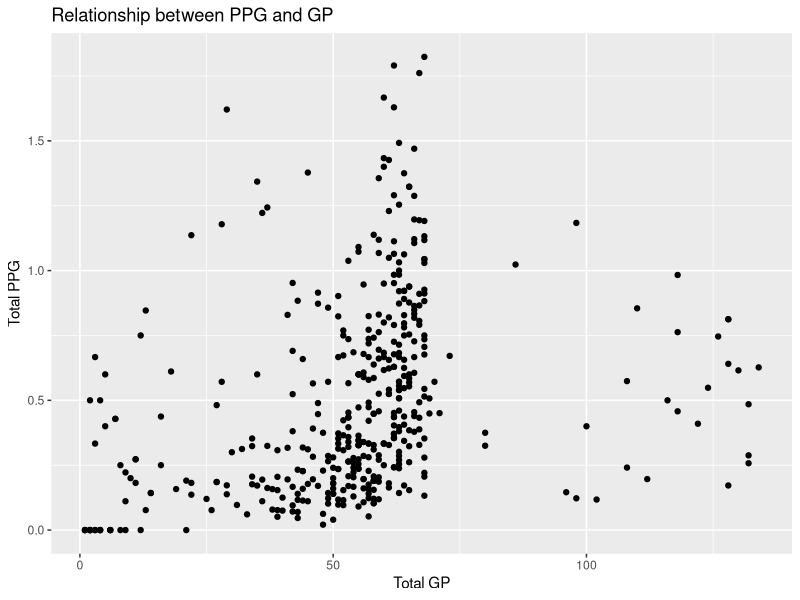
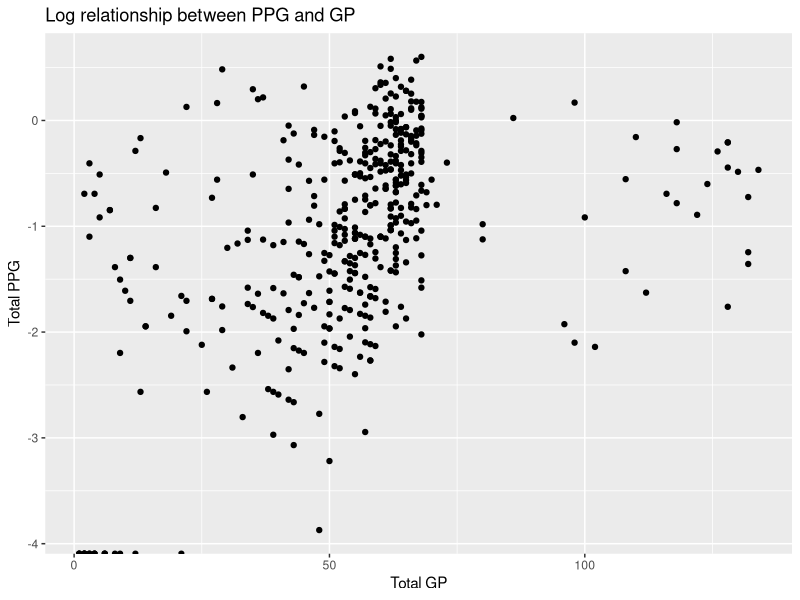
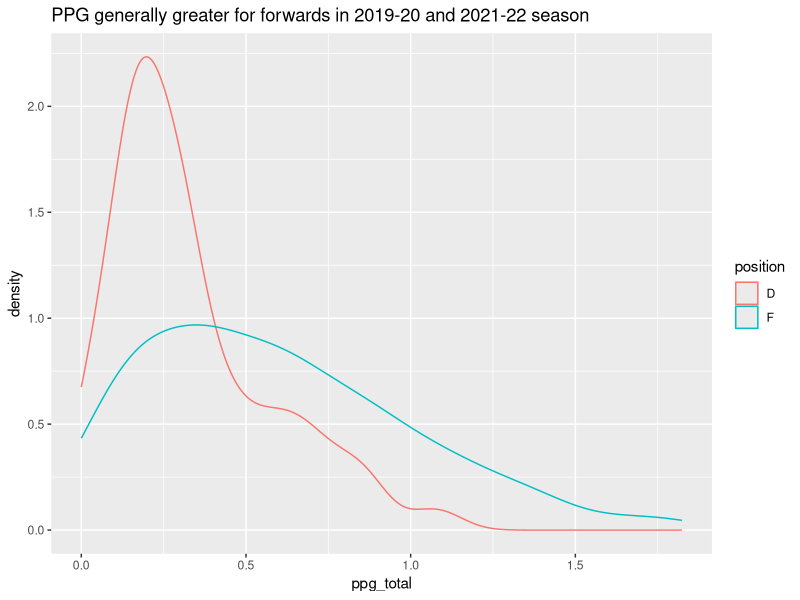
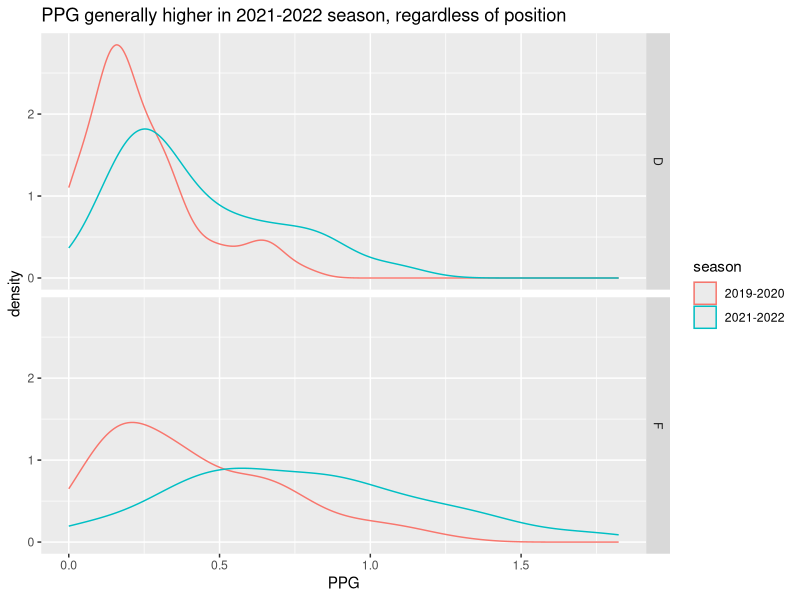
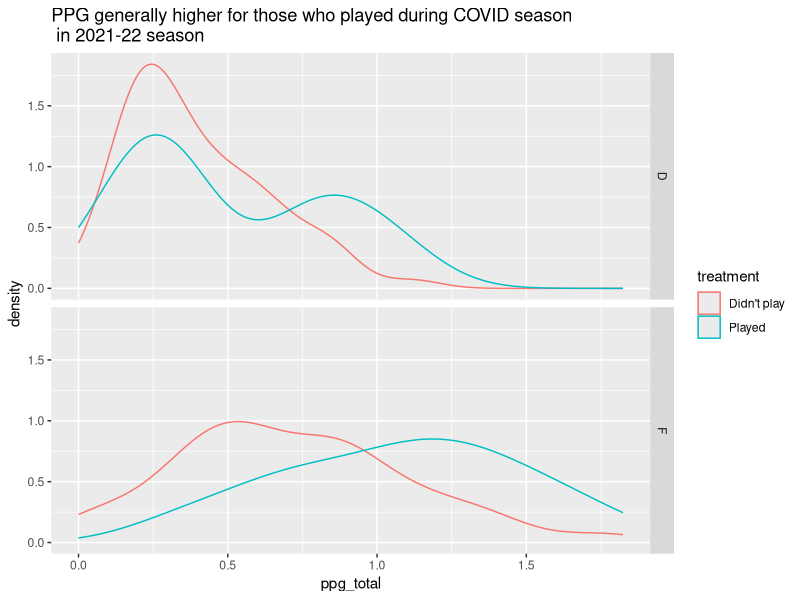
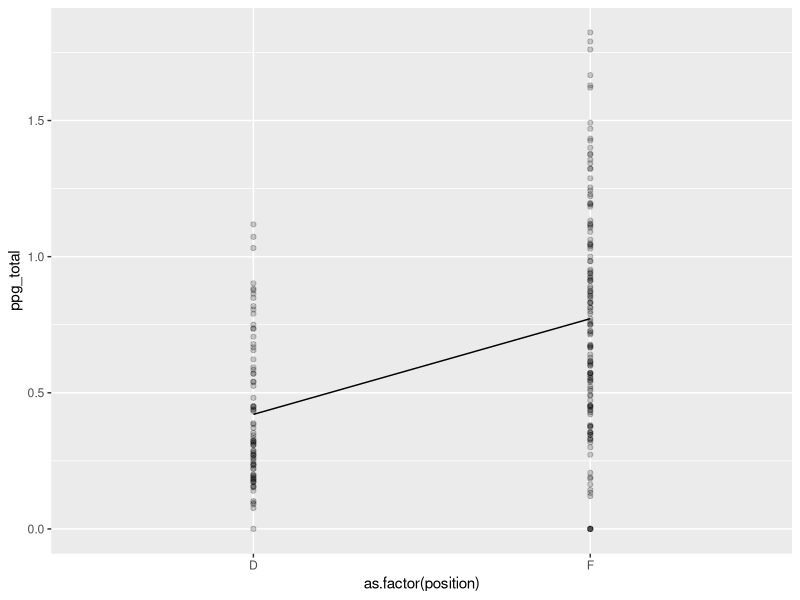
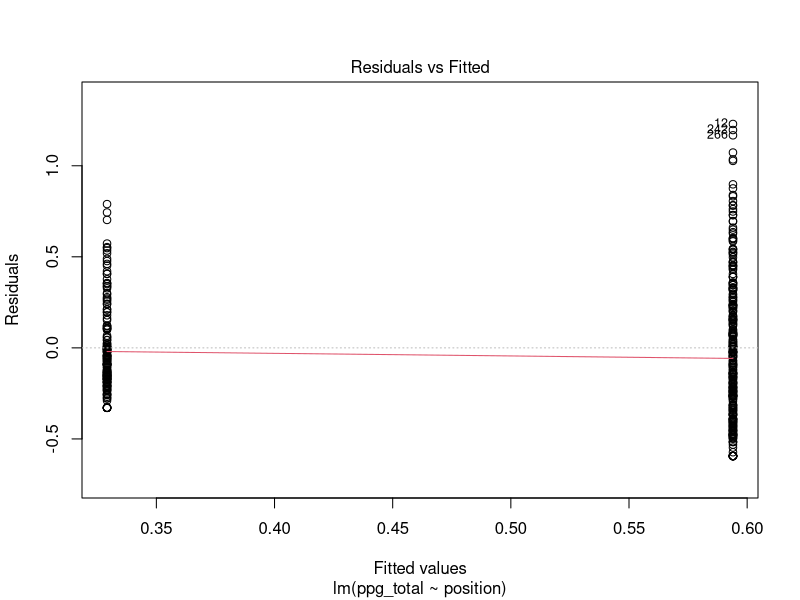
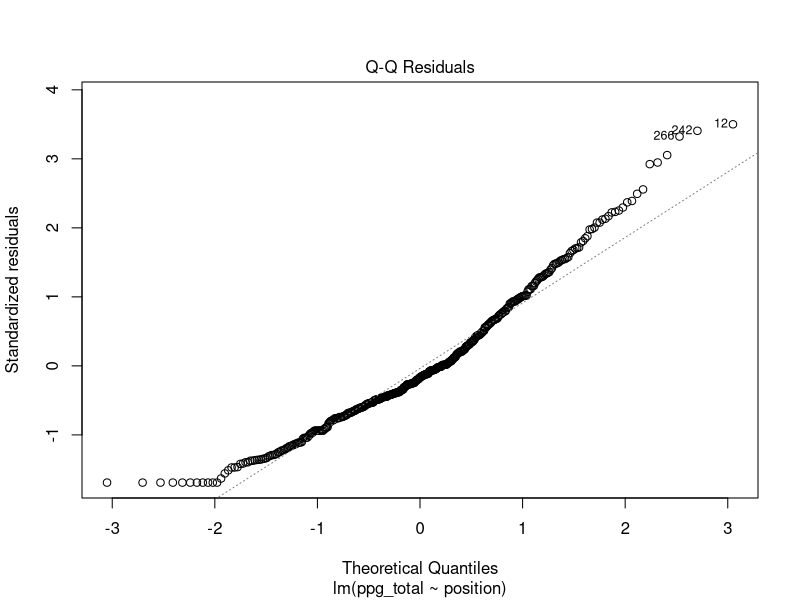

Recreate these plots in R, in order.
## ---- chunk 1
knitr::opts_chunk$set(echo = FALSE, message = FALSE, warning = FALSE)
## ---- chunk 2
library(tidyverse)
library(lubridate)
## ---- chunk 3
ohl <- read_csv("../sams_ohl_data_request.csv")
ohl_covid <- ohl %>%
  filter(season %in% c("2019-2020","2020-2021", "2021-2022"))
## ---- chunk 4
### Prep data
## Add treatment var:

# Filtering only for players who played more than 10 games (should we combine number of games played across leagues?)
ohl_20_21 <- ohl %>%
  filter(season == "2020-2021", gp > 10)

# Split players up into treatment vs non-treatment
ohl_treatment <- ohl %>%
  filter(season %in% c("2019-2020", "2021-2022"), league == "OHL") %>%
  group_by(player_id, season) %>%
  mutate(ppg = sum(pts)/sum(gp),
         treatment = ifelse(player_id %in% ohl_20_21$player_id, "Played", "Didn't play")
  ) %>%
  ungroup()

plyr_quality <- ohl %>%
  filter(season == "2019-2020", league == "OHL") %>%
  group_by(player_id) %>%
  mutate(plyr_quality = pts/gp) %>%
  ungroup() %>%
  select(player_id, team_name, plyr_quality)

# View(plyr_quality %>%
#   filter(duplicated(plyr_quality$player_id) == TRUE))
# ## need to deal with duplicate players/rows
# View(ohl_filtered %>%
#   filter(duplicated(ohl_filtered$player_id) == TRUE))


# We need to check that each player played in the OHL in 2019-2020 and 2021-2022
ohl_szn <- ohl %>%
  filter(season %in% c("2019-2020", "2021-2022"), league == "OHL") %>%
  group_by(player_id) %>%
  mutate(played_2019 = season == "2019-2020",
         played_2021 = season == "2021-2022",
         played_both_szn = sum(played_2019) & sum(played_2021)) %>%
  ungroup() %>%
  filter(played_both_szn == TRUE) 

# add treatment variable through join
ohl_trt <- ohl_szn %>%
  left_join(select(ohl_treatment, player_id, season, team_name, treatment), by = c("player_id", "team_name", "season")) %>%
  mutate(ppg = pts/gp) 

# add age variable
ohl_age <- ohl_trt %>%
  group_by(player_id, season) %>%
  mutate(year = strsplit(season, "-")[[1]][2]) %>%
  mutate(age = trunc((dob %--% as.Date(paste0(year, "-05-01"))) / years(1))) %>%
  ungroup() #%>%
  #filter(age %in% 16:22)
    
# add player quality
ohl_qlty <- ohl_age %>%
  left_join(plyr_quality, by = "player_id") %>%
  group_by(player_id, season) %>%
  mutate(ppg_total = sum(pts)/sum(gp),
         gp_total = sum(gp),
         pts_total = sum(pts)) %>%
  arrange(player_id, season, -plyr_quality) %>%
  filter(duplicated(player_id) == FALSE) %>%
  ungroup()#%>%
  # filter(ppg != 0) %>%
  # mutate(log_ppg = log(ppg))

# were they drafted
ohl_filtered <- ohl_qlty %>%
  mutate(drafted = !is.na(draft_year)) %>%
  select(season, player_id, treatment, first_name, last_name, position, plyr_quality, age, gp_total, pts_total, ppg_total, drafted, draft_year, round, overall_pick_num, shoots)

## Trying to combine players who played for two teams into one

# combined <- ohl_filtered %>%
  

ohl_treatment_21_22 <- ohl_filtered %>%
  filter(season == "2021-2022")
## ---- chunk 5
# is gp correlated with ppg?
ggplot(ohl_filtered, aes(x = gp_total, y = ppg_total)) +
  geom_point() +
  labs(title = "Relationship between PPG and GP", x = "Total GP", y = "Total PPG")#+
  #geom_smooth()

ggplot(ohl_filtered, aes(x = gp_total, y = log(ppg_total))) +
  geom_point() +
  labs(title = "Log relationship between PPG and GP", x = "Total GP", y = "Total PPG")#+
  #geom_smooth()
## ---- chunk 6
# density curve of ppg faceted by position
ggplot(ohl_filtered) +
  geom_density(aes(x = ppg_total, color = position)) +
  labs(title = "PPG generally greater for forwards in 2019-20 and 2021-22 season")
## ---- chunk 7
# density curve of ppg faceted by position
ggplot(ohl_filtered) +
  geom_density(aes(x = ppg_total, color = season)) +
  facet_grid(rows = vars(position)) +
  labs(title = "PPG generally higher in 2021-2022 season, regardless of position",
       x = "PPG")
## ---- chunk 8
# maybe due to a difference in amount of data per season?
nrow(filter(ohl_filtered, season == "2019-2020"))
nrow(filter(ohl_filtered, season == "2021-2022"))
## ---- chunk 9
ggplot(ohl_treatment_21_22) +
  geom_density(aes(x = ppg_total, color = treatment)) +
  facet_grid(rows = vars(position)) +
  labs(title = "PPG generally higher for those who played during COVID season\n in 2021-22 season")
## ---- chunk 10
ggplot(ohl_treatment_21_22, aes(x = as.factor(position), y = ppg_total)) +
  geom_point(alpha = .2) +
  stat_summary(geom = "line", fun = mean, group = 1) 
## ---- chunk 11
# violates constant variance... much more variance among forwards than Ds
lm_pos <- lm(ppg_total ~ position, data = ohl_filtered)
summary(lm_pos)
plot(lm_pos)
## ---- chunk 12
ggplot(ohl_filtered, aes(x = ))
## ---- chunk 13
ggplot(ohl_filtered, aes(x = ppg_total)) +
  geom_density() +
  facet_grid(rows = vars(age))
## ---- chunk 14
ggplot(ohl_filtered, aes(x = age, y = plyr_quality)) +
  geom_point(alpha = .5) 

library(ggridges)
ggplot(ohl_filtered, aes(x = plyr_quality)) +
  geom_density_ridges(aes(y = as.factor(age))) +
  facet_grid(rows = vars(age)) +
  labs(title = "Player quality generally increases with age")
## ---- chunk 15
plot(lm(plyr_quality ~ age, data = ohl_filtered))
## ---- chunk 16
mosaicplot(table("Age" = ohl_filtered$age,
                 "Position" = ohl_filtered$position),
           main = "Position independent of age",
           shade = TRUE)
## ---- chunk 17
# age vs treatment
mosaicplot(table("Age" = ohl_filtered$age,
                 "Treatment" = ohl_filtered$treatment),
           main = "Playing during COVID season independent of age",
           shade = TRUE)
## ---- chunk 18
# age vs gp
ggplot(ohl_filtered, aes(x = age, y = gp_total)) +
  geom_point(alpha = .5)
ggplot(ohl_filtered, aes(x = gp_total)) +
  geom_density() +
  facet_grid(rows = vars(age))
table(ohl_filtered$age)
## ---- chunk 19
# vanilla MLR
mlr <- lm(ppg_total ~ treatment + season + position + plyr_quality + age, data = ohl_filtered)
mlr_summary <- summary(mlr)
plot(mlr)

# ppg on log scale
log_mlr <- lm(log(ppg_total) ~ treatment + season + position + plyr_quality + age, data = filter(ohl_filtered, ppg_total != 0))
summary(log_mlr)
plot(log_mlr)

mlr_int <- lm(ppg_total ~ treatment*position*season*plyr_quality*age*drafted, data = ohl_filtered)
summary(mlr_int)
plot(mlr_int)
## ---- chunk 20
ohl_mod <- ohl_filtered %>%
  mutate(resids = mlr_summary$resid > .3)
## ---- chunk 21
mosaicplot(table("Position" = ohl_mod$position,
                 "Resids" = ohl_mod$resids),
           main = "",
           shade = TRUE)
mosaicplot(table("Shoots" = ohl_mod$shoots,
                 "Resids" = ohl_mod$resids),
           main = "",
           shade = TRUE)
mosaicplot(table("Drafted" = ohl_mod$drafted,
                 "Resids" = ohl_mod$resids),
           main = "",
           shade = TRUE)
